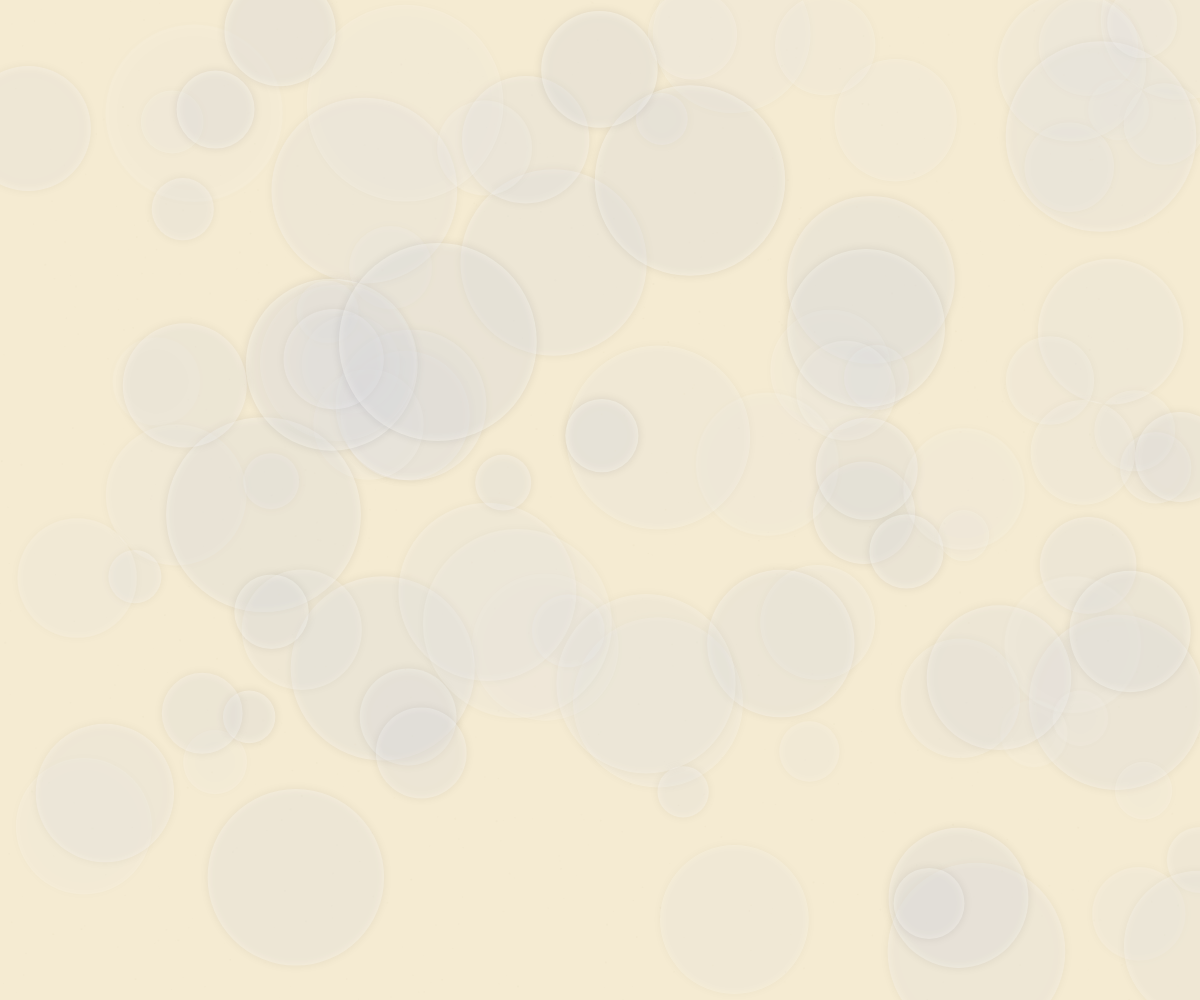
Frame 1 (no input)
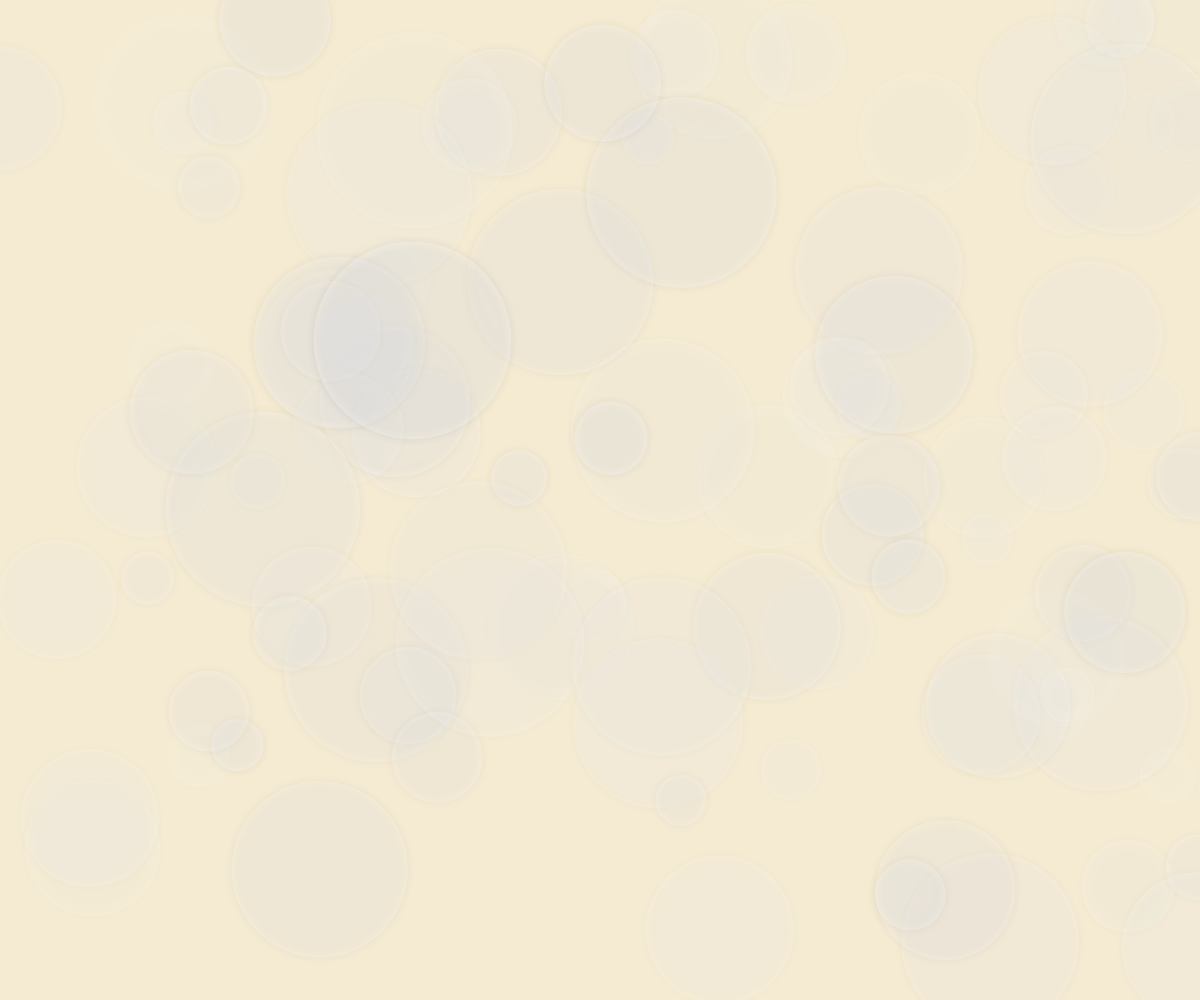
Frame 60 (no input)
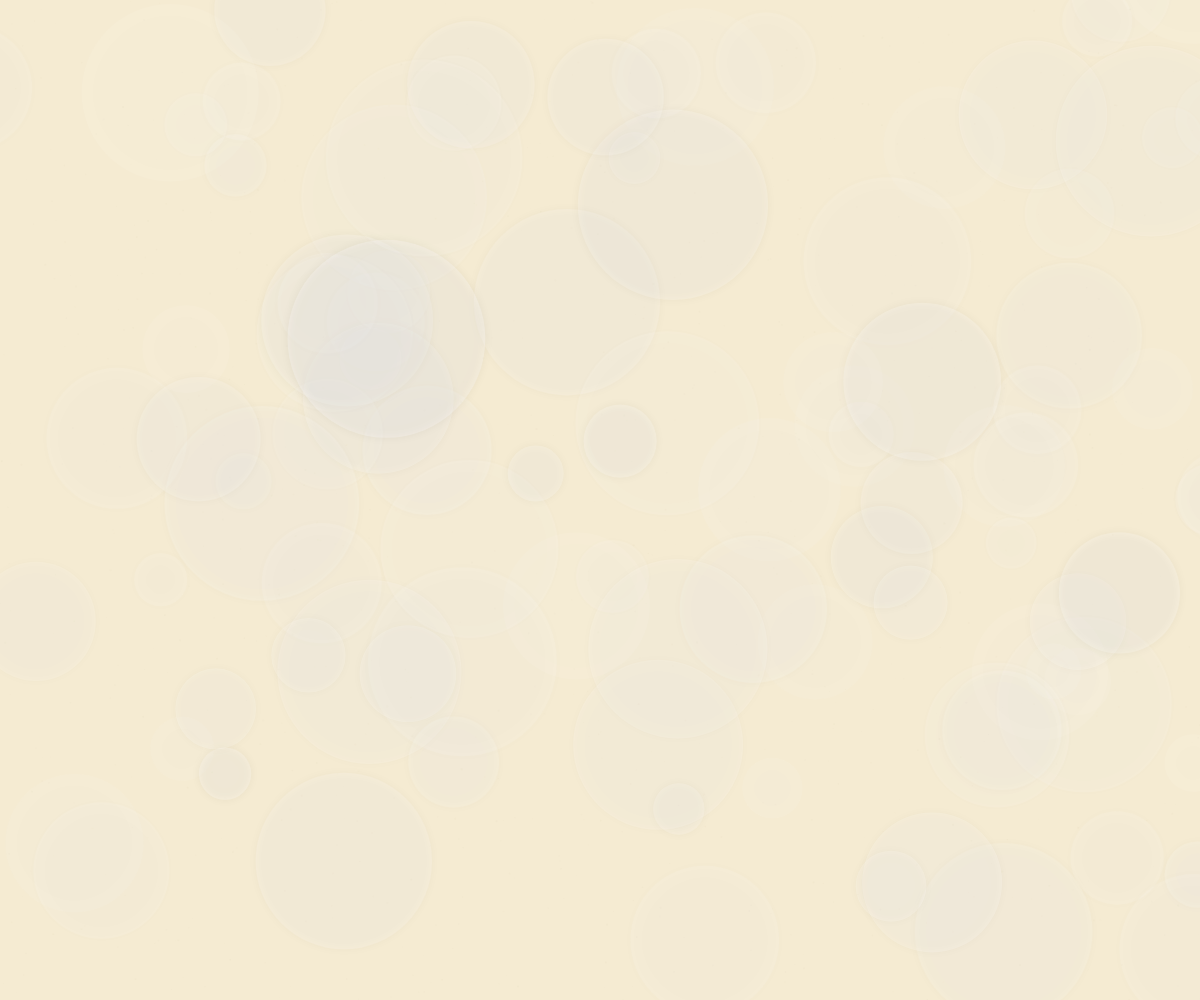
Frame 120 (the mouse pressed at the canvas centre since frame 60)

The p5.js sketch that drew these frames (run headless with seeded random() and noise() and a simulated clock; from frame 60 on, the mouse is pressed at the canvas centre):

// p5.js sketch
// ── sketch.js
let paperTexture;
let inkLayers = [];
const MAX_LAYERS = 100;

function setup() {
  createCanvas(windowWidth, windowHeight);
  pixelDensity(1);
  
  // Create paper texture
  paperTexture = createGraphics(width, height);
  paperTexture.background(245, 235, 210); // Creamy yellow
  
  // Add paper texture details
  paperTexture.noStroke();
  for (let i = 0; i < 1000; i++) {
    const x = random(width);
    const y = random(height);
    const size = random(0.5, 2);
    const alpha = random(20, 60);
    paperTexture.fill(230, 220, 190, alpha);
    paperTexture.ellipse(x, y, size, size);
  }
  
  // Initialize ink layers
  for (let i = 0; i < MAX_LAYERS; i++) {
    inkLayers.push({
      x: random(width),
      y: random(height),
      size: random(50, 200),
      opacity: random(30, 80),
      speedX: random(-0.5, 0.5),
      speedY: random(-0.5, 0.5),
      age: 0,
      maxAge: random(200, 500)
    });
  }
  
  frameRate(30);
}

function draw() {
  // Draw the aged paper background
  image(paperTexture, 0, 0);
  
  // Draw ink layers that spread and fade
  noStroke();
  for (let i = 0; i < inkLayers.length; i++) {
    const layer = inkLayers[i];
    
    // Update age
    layer.age++;
    
    // Move layer
    layer.x += layer.speedX;
    layer.y += layer.speedY;
    
    // Fade out as it ages
    const currentOpacity = map(layer.age, 0, layer.maxAge, layer.opacity, 0);
    
    // Draw the ink layer with a subtle gradient to simulate aging
    if (currentOpacity > 0) {
      const r = 20; // Dark blue-black
      const g = 20;
      const b = 30;
      
      drawingContext.globalAlpha = currentOpacity / 255;
      drawingContext.shadowBlur = 10;
      drawingContext.shadowColor = color(r, g, b, currentOpacity);
      
      ellipse(layer.x, layer.y, layer.size, layer.size);
    }
    
    // Reset layer if it's too old or has moved off-screen
    if (layer.age > layer.maxAge || 
        layer.x < -100 || layer.x > width + 100 ||
        layer.y < -100 || layer.y > height + 100) {
      layer.x = random(width);
      layer.y = random(height);
      layer.size = random(50, 200);
      layer.opacity = random(30, 80);
      layer.speedX = random(-0.5, 0.5);
      layer.speedY = random(-0.5, 0.5);
      layer.age = 0;
    }
  }
  
  // Reset global alpha and shadow
  drawingContext.globalAlpha = 1;
  drawingContext.shadowBlur = 0;
}

function windowResized() {
  resizeCanvas(windowWidth, windowHeight);
}
